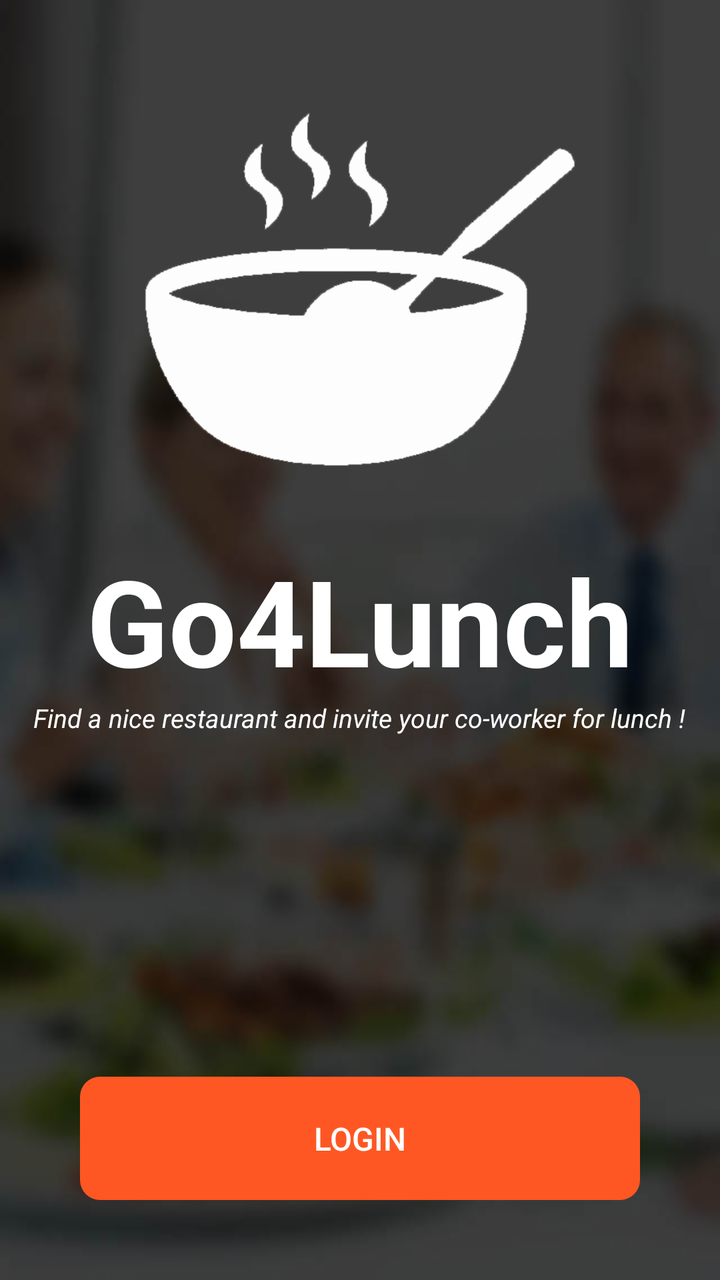
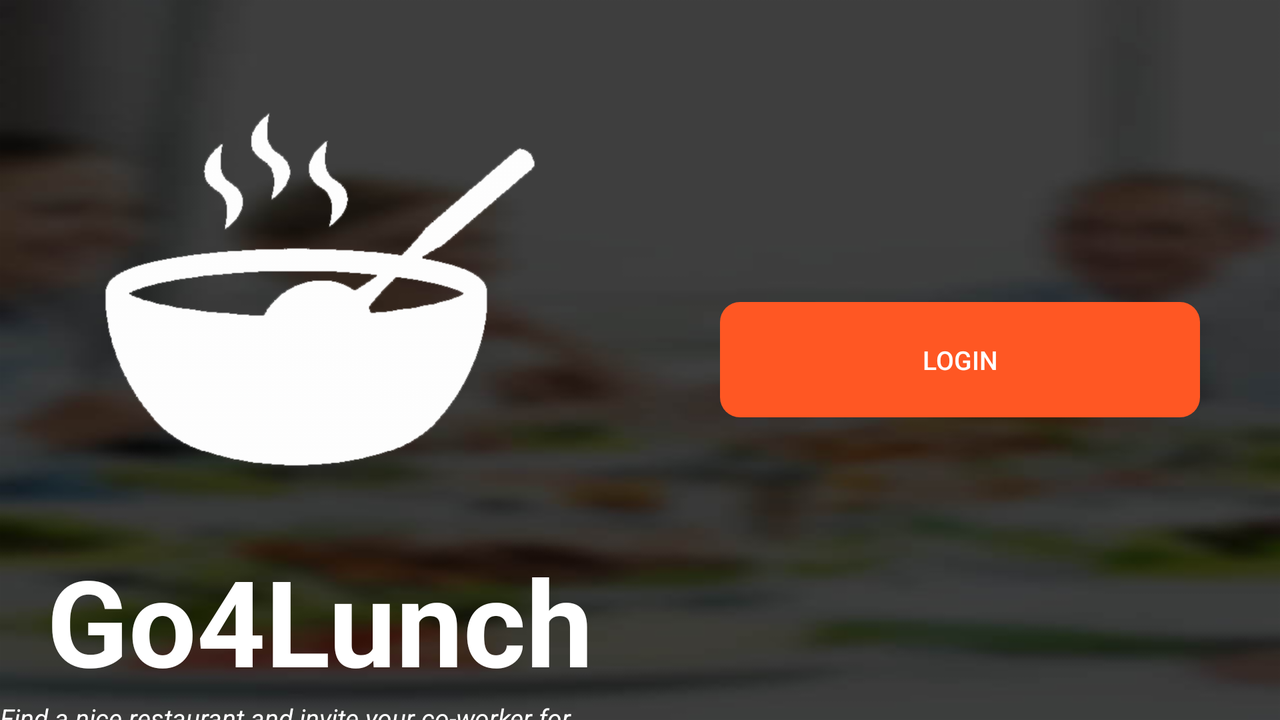

Compare how this app lays out the same screen by default and in its alternative resource folder. The renders come first, then the two layout files and the values they reference.
<!-- AndroidManifest.xml: activity theme AppTheme.NoTitle -->
<!-- res/layout/activity_main.xml -->
<?xml version="1.0" encoding="utf-8"?>
<android.support.design.widget.CoordinatorLayout xmlns:android="http://schemas.android.com/apk/res/android"
    xmlns:tools="http://schemas.android.com/tools"
    android:id="@+id/main_activity_coordinator_layout"
    android:layout_width="match_parent"
    android:layout_height="match_parent"
    tools:context=".activities.login.MainActivity">

    <ImageView
        android:id="@+id/main_background"
        android:layout_width="match_parent"
        android:layout_height="match_parent"
        android:background="@drawable/main_screen_blur" />

    
    <LinearLayout
        android:id="@+id/test"
        android:layout_width="match_parent"
        android:layout_height="match_parent"
        android:gravity="center_horizontal"
        android:orientation="vertical">

        
        <ImageView
            android:id="@+id/main_logo"
            android:layout_width="250dp"
            android:layout_height="250dp"
            android:layout_marginTop="20dp"
            android:background="@drawable/logo" />

        
        <TextView
            android:layout_width="wrap_content"
            android:layout_height="wrap_content"
            android:text="@string/app_name"
            android:textColor="@color/ColorWhite"
            android:textSize="60sp"
            android:textStyle="bold" />

        
        <TextView
            android:layout_width="wrap_content"
            android:layout_height="wrap_content"
            android:text="@string/main_activity_description"
            android:textColor="@color/ColorWhite"
            android:textSize="13sp"
            android:textStyle="italic" />

        
        <LinearLayout
            android:layout_width="match_parent"
            android:layout_height="match_parent"
            android:layout_margin="@dimen/default_large_margin"
            android:gravity="bottom"
            android:orientation="vertical">

            
            <Button
                android:id="@+id/main_activity_button_login"
                style="?android:attr/borderlessButtonStyle"
                android:layout_width="match_parent"
                android:layout_height="wrap_content"
                android:layout_margin="@dimen/default_large_margin"
                android:background="@drawable/button_radius_primary_color"
                android:padding="@dimen/default_large_margin"
                android:text="@string/login"
                android:textColor="#fff"
                android:textSize="@dimen/default_middle_size" />

        </LinearLayout>

    </LinearLayout>

</android.support.design.widget.CoordinatorLayout>
<!-- resources referenced by this layout -->
<resources>
  <color name="ColorWhite">#FFFFFF</color>
  <!-- from res/values-xhdpi/ -->
  <dimen name="default_large_margin">20dip</dimen>
  <!-- from res/values-xhdpi/ -->
  <dimen name="default_middle_size">16sp</dimen>
  <!-- drawable button_radius_primary_color (drawable) -->
  <?xml version="1.0" encoding="utf-8"?>
  <shape xmlns:android="http://schemas.android.com/apk/res/android"
      android:padding="10dp"
      android:shape="rectangle">
      
      <solid android:color="@color/colorPrimary" />
      <corners android:radius="10dp" />
  </shape>
  <!-- drawable logo: png bitmap (drawable-hdpi, 16343 bytes) -->
  <!-- drawable main_screen_blur: png bitmap (drawable-hdpi, 140736 bytes) -->
  <string name="app_name">Go4Lunch</string>
  <string name="login">Login</string>
  <string name="main_activity_description">Find a nice restaurant and invite your co-worker for lunch !</string>
  <style name="AppTheme.NoTitle" parent="AppTheme">
          <item name="windowNoTitle">true</item>
          <item name="windowActionBar">false</item>
          <item name="actionBarTheme">@null</item>
          <item name="colorPrimaryDark">@android:color/black</item>
      </style>
  <color name="colorPrimary">#FF5723</color>
  <style name="AppTheme" parent="Theme.AppCompat.Light.DarkActionBar">
          
          <item name="colorPrimary">@color/colorPrimary</item>
          <item name="colorPrimaryDark">@color/colorPrimaryDark</item>
          <item name="colorAccent">@color/colorAccent</item>
      </style>
  <color name="colorPrimaryDark">#C41D00</color>
  <color name="colorAccent">#EB410C</color>
</resources>
<!-- res/layout-land/activity_main.xml (the repository's variant of the layout above) -->
<!-- drawn on the phone turned sideways -->
<?xml version="1.0" encoding="utf-8"?>
<android.support.design.widget.CoordinatorLayout xmlns:android="http://schemas.android.com/apk/res/android"
    xmlns:tools="http://schemas.android.com/tools"
    android:id="@+id/main_activity_coordinator_layout"
    android:layout_width="match_parent"
    android:layout_height="match_parent"
    android:orientation="horizontal"
    tools:context=".activities.login.MainActivity">

    <ImageView
        android:id="@+id/main_background"
        android:layout_width="match_parent"
        android:layout_height="match_parent"
        android:background="@drawable/main_screen_blur" />

    
    <LinearLayout
        android:layout_width="match_parent"
        android:layout_height="match_parent"
        android:orientation="horizontal">

        <LinearLayout
            android:layout_width="match_parent"
            android:layout_height="match_parent"
            android:layout_weight="1"
            android:gravity="center_horizontal"
            android:orientation="vertical">

            
            <ImageView
                android:id="@+id/main_logo"
                android:layout_width="250dp"
                android:layout_height="250dp"
                android:layout_marginTop="20dp"
                android:background="@drawable/logo" />

            
            <TextView
                android:layout_width="wrap_content"
                android:layout_height="wrap_content"
                android:text="@string/app_name"
                android:textColor="@color/ColorWhite"
                android:textSize="60sp"
                android:textStyle="bold" />

            
            <TextView
                android:layout_width="wrap_content"
                android:layout_height="wrap_content"
                android:text="@string/main_activity_description"
                android:textColor="@color/ColorWhite"
                android:textSize="13sp"
                android:textStyle="italic" />

        </LinearLayout>
        
        <LinearLayout
            android:layout_width="match_parent"
            android:layout_height="match_parent"
            android:layout_margin="@dimen/default_large_margin"
            android:layout_weight="1"
            android:gravity="center"
            android:orientation="vertical">

            
            <Button
                android:id="@+id/main_activity_button_login"
                style="?android:attr/borderlessButtonStyle"
                android:layout_width="match_parent"
                android:layout_height="wrap_content"
                android:layout_gravity="center_horizontal"
                android:layout_margin="@dimen/default_large_margin"
                android:background="@drawable/button_radius_primary_color"
                android:padding="@dimen/default_large_margin"
                android:text="@string/login"
                android:textColor="#fff"
                android:textSize="@dimen/default_text_size" />

        </LinearLayout>
    </LinearLayout>

</android.support.design.widget.CoordinatorLayout>
<!-- resources referenced by the variant -->
<!-- as the phone turned sideways resolves them -->
<resources>
  <color name="ColorWhite">#FFFFFF</color>
  <!-- from res/values-xhdpi/ -->
  <dimen name="default_large_margin">20dip</dimen>
  <!-- from res/values-xhdpi/ -->
  <dimen name="default_text_size">13sp</dimen>
  <!-- drawable button_radius_primary_color (drawable) -->
  <?xml version="1.0" encoding="utf-8"?>
  <shape xmlns:android="http://schemas.android.com/apk/res/android"
      android:padding="10dp"
      android:shape="rectangle">
      
      <solid android:color="@color/colorPrimary" />
      <corners android:radius="10dp" />
  </shape>
  <!-- drawable logo: png bitmap (drawable-hdpi, 16343 bytes) -->
  <!-- drawable main_screen_blur: png bitmap (drawable-hdpi, 140736 bytes) -->
  <string name="app_name">Go4Lunch</string>
  <string name="login">Login</string>
  <string name="main_activity_description">Find a nice restaurant and invite your co-worker for lunch !</string>
  <style name="AppTheme.NoTitle" parent="AppTheme">
          <item name="windowNoTitle">true</item>
          <item name="windowActionBar">false</item>
          <item name="actionBarTheme">@null</item>
          <item name="colorPrimaryDark">@android:color/black</item>
      </style>
  <color name="colorPrimary">#FF5723</color>
  <style name="AppTheme" parent="Theme.AppCompat.Light.DarkActionBar">
          
          <item name="colorPrimary">@color/colorPrimary</item>
          <item name="colorPrimaryDark">@color/colorPrimaryDark</item>
          <item name="colorAccent">@color/colorAccent</item>
      </style>
  <color name="colorPrimaryDark">#C41D00</color>
  <color name="colorAccent">#EB410C</color>
</resources>
